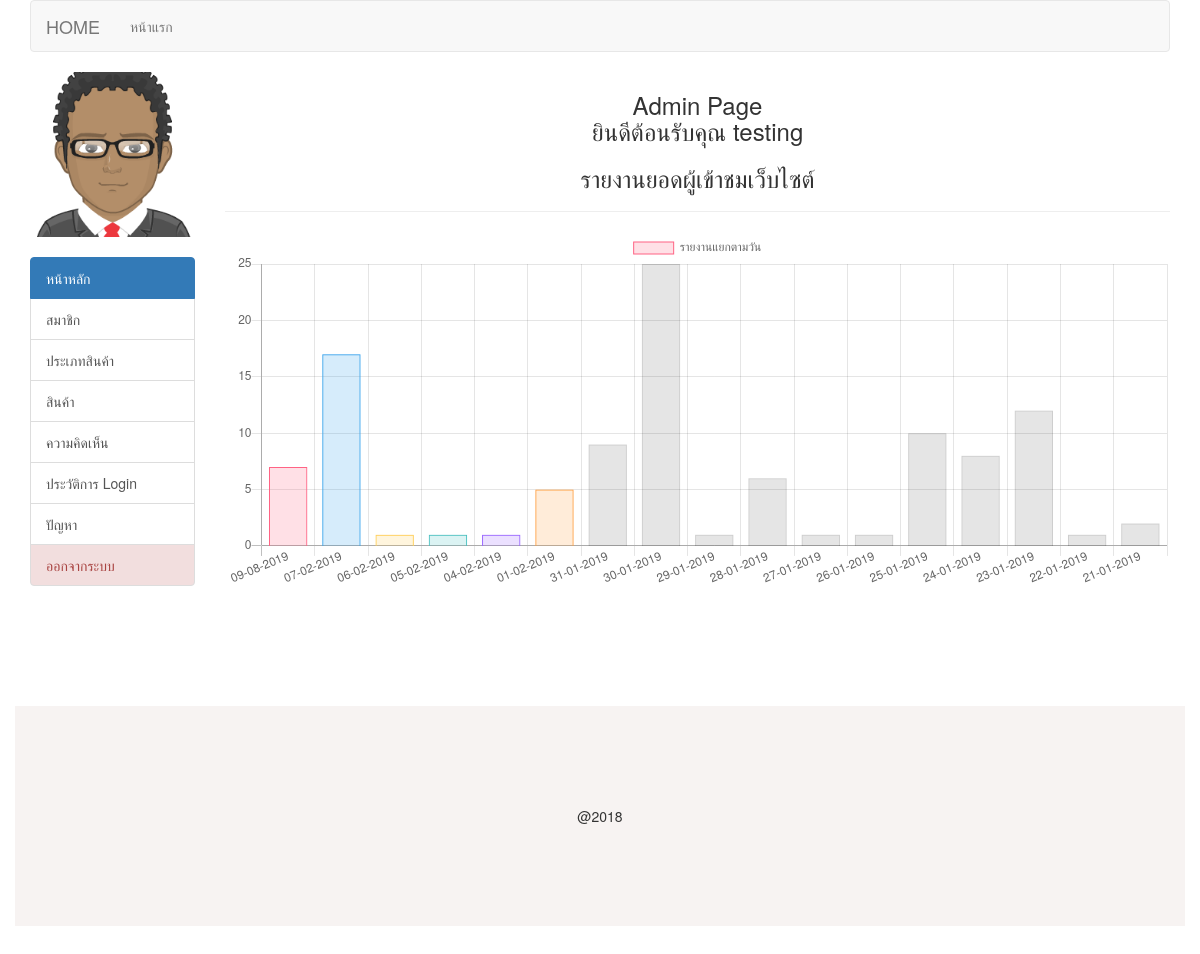
The app's page /admin/ (signed in) with its own data.
### tables this page shows
CREATE TABLE `tbl_member` (
  `m_id` int(11) NOT NULL,
  `m_username` varchar(50) NOT NULL,
  `m_password` varchar(128) NOT NULL,
  `m_fname` varchar(20) NOT NULL,
  `m_name` varchar(100) NOT NULL,
  `m_lname` varchar(100) NOT NULL,
  `m_email` varchar(50) NOT NULL,
  `m_phone` varchar(20) NOT NULL,
  `m_img` varchar(50) NOT NULL,
  `m_level` varchar(10) NOT NULL,
  `m_datesave` timestamp NOT NULL DEFAULT CURRENT_TIMESTAMP
);

### admin/index.php (the view, shortened to what this page needs)
<?php include('hder.php');  ?>
<body>
  <?php include('nav.php'); ?>
  <div class="container">
    <div class="row">
      <div class="col-md-2">
        <?php include('menu_l.php');?>
      </div>
      <div class="col-md-10">
        <h3 align="center"> Admin Page
          <br>
          ยินดีต้อนรับคุณ
          <?php echo $m_name;?>
        </h3>
        <?php
       $act = (isset($_GET['act']) ? $_GET['act'] : '');
       if($act=='log_login'){
        include('login_list.php');
      }elseif ($act=='byuser') {
         include('login_list_byuser.php');
      }elseif ($act=='bym') {
         include('login_list_by_monthly.php');
      }elseif ($act=='byyear') {
         include('login_list_by_yearly.php');
      }elseif ($act=='bydate') {
         include('login_list_by_search.php');
      }else{
          include('counter.php');
      }
        ?>
      </div>
    </div>
  </div>
  <?php include('footer.php'); ?>
</body>
<?php include('js.php'); ?>

### admin/menu_l.php
<img src="../mimg/<?php echo $m_img;?>" alt="" width="100%">
<br><br>
<div class="list-group">
	<a href="index.php" class="list-group-item active">
		หน้าหลัก
	</a>
	<a href="member.php" class="list-group-item">สมาชิก</a>
	<a href="prdtype.php" class="list-group-item">ประเภทสินค้า</a>
	<a href="prd.php" class="list-group-item">สินค้า</a>
	<a href="comment.php" class="list-group-item">ความคิดเห็น</a>
	<a href="index.php?act=log_login" class="list-group-item">ประวัติการ Login</a>
	<a href="problem.php" class="list-group-item">ปัญหา</a>
	<a href="../logout.php" onclick="return confirm('Confirm?');" class="list-group-item list-group-item-danger">ออกจากระบบ</a>
</div>

### records on screen
tbl_member: m_img (picture), m_name "testing"

### other values on screen
chart data {{ $datesave }} "09-08-2019","07-02-2019","06-02-2019","05-02-2019","04-02-2019","01-02-2019","31-01-2019","30-01-2019","29-01-2019","28-01-2019","27-01-2019","26-01-2019","25-01-2019","24-01-2019","23-01-2019","22-01-2019","21-01-2019"
chart data {{ $total }} "7","17","1","1","1","5","9","25","1","6","1","1","10","8","12","1","2"
